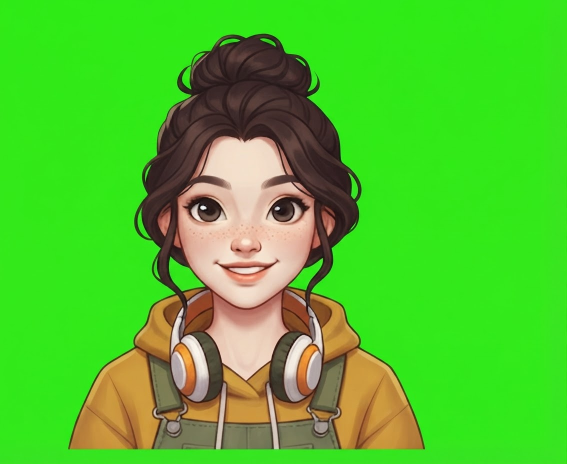
#> input picture tools/sofia_reference.png, 1133 x 928 px (shown at 1/2 size)
$ python -i generate_sprites_gemini.py   (imports and definitions only)
#> lines starting #> are read from the running program, lines starting #| are printed output that depends on the picture; after the words box and inside, x2 and y2 are one past the last pixel; in counts of white or black regions, pixels touching at a corner belong together
#> further down, picture is the input picture: PIL image 1133x928 RGB; mean R, G, B 80.4, 194.4, 44.2
#!/usr/bin/env python3
"""Genera los sprites del juego llamando directo a la API de Gemini
(Google AI, https://ai.google.dev) en vez de pasar por OpenRouter —
para cuando ya tenés una cuenta de Google AI paga y no querés pagar el
margen de un intermediario.

Requiere la variable de entorno GEMINI_API_KEY (https://aistudio.google.com/apikey)
y las librerías Pillow + numpy:

    pip install pillow numpy
    export GEMINI_API_KEY="tu_clave"

Uso: igual que generate_sprites_openrouter.py
    python3 tools/generate_sprites_gemini.py --list
    python3 tools/generate_sprites_gemini.py --asset hormiga_obrera
    python3 tools/generate_sprites_gemini.py --category insect
    python3 tools/generate_sprites_gemini.py --all --skip-existing

CONFIRMADO contra una llamada real (13/8/2026): el endpoint
`/v1beta/interactions` SÍ existe y funciona, pero solo acepta
`response_format.mime_type: "image/jpeg"` — "image/png" da HTTP 400. No
es problema: igual se hace chroma-key/resize local después, así que da
lo mismo qué formato devuelva la API.

Si en tu cuenta te da 429 con un mensaje tipo "free_tier_requests,
limit: 0" para el modelo, NO es por exceso de pedidos (fijate que el
límite es 0, no que lo hayas superado) — es que el proyecto de Google
Cloud detrás de tu API key no tiene facturación habilitada todavía.
Activala en https://console.cloud.google.com/billing (es un paso
aparte de pagar Gemini/Google One como app) y reintentá.

Si el endpoint /interactions llegara a devolver 404 en tu región, el
script cae automáticamente al `generateContent` clásico con
`responseModalities: ["IMAGE"]`.

Corré primero con --asset para UN solo sprite y revisá que el .png haya
salido bien antes de tirar --all (que gasta créditos en las 33).
"""
from __future__ import annotations

import argparse
import base64
import io
import json
import os
import sys
import urllib.error
import urllib.request

try:
    import numpy as np
    from PIL import Image
    from scipy import ndimage
except ImportError:
    sys.exit("Faltan dependencias: pip install pillow numpy scipy")

API_BASE = "https://generativelanguage.googleapis.com/v1beta"
INTERACTIONS_ENDPOINT = f"{API_BASE}/interactions"

REPO_ROOT = os.path.dirname(os.path.dirname(os.path.abspath(__file__)))
SPRITES_DIR = os.path.join(REPO_ROOT, "assets", "sprites")

DEFAULT_MODEL = "gemini-3.1-flash-lite-image"

BG_COLOR_TOLERANCE = 65.0  # distancia RGB al color de fondo sampleado del borde
BG_FEATHER_SIGMA = 2.0  # blur (px) del borde de la máscara, evita contorno duro

STYLE_SUFFIX = (
    ", flat cartoon vector game-icon art style, bold clean black outline, "
    "simple cel shading, vibrant saturated colors, centered single subject, "
    "no text, no watermark, no signature, high detail"
)
TRANSPARENT_BG_INSTRUCTION = (
    ", isolated on a solid flat magenta background (#FF00FF), no shadow, "
    "no gradient, no other objects, no floor"
)

CATEGORY_DEFAULTS = {
    "insect": {"dir": "insects", "size": (128, 128), "transparent": True, "aspect_ratio": "1:1"},
    "weapon": {"dir": "weapons", "size": (128, 128), "transparent": True, "aspect_ratio": "1:1"},
    "character": {"dir": "character", "size": (200, 320), "transparent": True, "aspect_ratio": "9:16"},
    "background": {"dir": "backgrounds", "size": (540, 960), "transparent": False, "aspect_ratio": "9:16"},
    "icon": {"dir": "", "size": (256, 256), "transparent": False, "aspect_ratio": "1:1"},
}

# Mismo diccionario que generate_sprites_openrouter.py (a propósito
# duplicado: son scripts standalone independientes, no una librería
# compartida). Si cambiás un prompt, replicalo en el otro si usás ambos.
ASSETS: dict[str, tuple[str, str]] = {
    "hormiga_obrera": ("insect", "a cute cartoon worker ant character for a garden-defense video game, brown color, big round eyes, three-quarter view"),
    "cucaracha_electrica": ("insect", "a cute cartoon cockroach crackling with yellow electric energy, comic video game enemy"),
    "escarabajo_blindado": ("insect", "a cute cartoon armored beetle with a thick metallic blue-gray shell, tank-like, video game enemy"),
    "mosca_pesada": ("insect", "a cute cartoon heavy chubby fly, dark gray, round body, video game enemy"),
    "grillo_saltarin": ("insect", "a cute cartoon jumping cricket, green, mid-leap pose, video game enemy"),
    "mystery_bug_silueta": ("insect", "a mysterious dark purple insect silhouette shape with a glowing white question mark on it, spooky but cute, video game enemy"),
    "hormiga_ladrona": ("insect", "a cute cartoon ant wearing a bandit mask, holding a tiny sparkling diamond, golden color, video game enemy"),
    "abejorro_pinata": ("insect", "a cute cartoon bumblebee shaped like a colorful paper pinata, orange and black stripes with paper fringe, video game enemy"),
    "mantis_cronometro": ("insect", "a cute cartoon praying mantis with a stopwatch clock embedded in its chest, teal color, video game enemy"),
    "escarabajo_radiactivo": ("insect", "a cute cartoon beetle glowing toxic green with radioactive symbol markings, video game enemy"),
    "lombriz_gigante": ("insect", "a cute cartoon giant earthworm, pink, segmented body, video game enemy"),
    "mutante_volador": ("insect", "a cute cartoon mutant flying insect with purple wings and extra eyes, video game enemy"),
    "centella_blindada": ("insect", "a cute cartoon insect wrapped in blue electric armor plating, sparking with energy, video game enemy"),
    "rayo_insecto": ("insect", "a cute cartoon insect made of bright yellow lightning bolts, glowing, video game enemy"),
    "coraza_antigua": ("insect", "a cute cartoon insect wearing a weathered ancient bronze beetle-shell armor, video game enemy"),
    "reina_primordial": ("insect", "a majestic cute cartoon insect queen, large, purple and gold royal colors, crown-like antennae, video game boss enemy"),
    "zapato_viejo": ("weapon", "an old worn brown leather shoe, comic video game weapon icon, three-quarter view"),
    "chancla_goma": ("weapon", "a blue rubber flip-flop sandal, comic video game weapon icon, top view"),
    "matamoscas_metalico": ("weapon", "a metallic fly swatter with a wire mesh head, comic video game weapon icon"),
    "sarten_hierro": ("weapon", "a black cast iron frying pan, comic video game weapon icon, top view"),
    "pala_electrificada": ("weapon", "a metal garden shovel crackling with yellow electricity, comic video game weapon icon"),
    "don_beto": ("character", "a cheerful cartoon farmer character named Don Beto, older man with a mustache, straw hat, green overalls, holding a shoe raised up, full body, front view, video game character"),
    "chapter_1_huerto": ("background", "a sunny cheerful vegetable garden with tomato plants, wooden fences and blue sky, mobile game background, portrait orientation, no characters"),
    "chapter_2_invernadero": ("background", "the warm humid interior of a glass greenhouse full of tropical plants, soft light rays, mobile game background, portrait orientation, no characters"),
    "chapter_3_cueva": ("background", "a mysterious dark underground cave with glowing crystals and stalactites, mobile game background, portrait orientation, no characters"),
    "chapter_4_radiactivo": ("background", "a glowing toxic radioactive crop field with green mutated plants and warning signs, mobile game background, portrait orientation, no characters"),
    "chapter_5_pantano": ("background", "a misty swamp with murky water, twisted trees and lily pads, mobile game background, portrait orientation, no characters"),
    "chapter_6_lab": ("background", "a sci-fi secret laboratory with glowing tubes, computer screens and metal tables, mobile game background, portrait orientation, no characters"),
    "chapter_7_fabrica": ("background", "an industrial factory interior with conveyor belts, pipes and metal gears, mobile game background, portrait orientation, no characters"),
    "chapter_8_tuneles": ("background", "a fast underground tunnel network with speed motion lines and warning stripes, mobile game background, portrait orientation, no characters"),
    "chapter_9_bunker": ("background", "a tense military bunker interior with metal walls, red alert lights and crates, mobile game background, portrait orientation, no characters"),
    "chapter_10_nucleo": ("background", "an epic glowing alien queen's core chamber, purple and gold energy, dramatic final-boss atmosphere, mobile game background, portrait orientation, no characters"),
}

ICON_ASSET = ("icon", "a bold cute app icon: a cartoon shoe squashing an angry cartoon ant, garden background, square composition, readable at small size")

_printed_debug_shape = False


# [107 lines left out: functions _api_key, _dest_path, _build_prompt, _post, _extract_image_b64_interactions, _extract_image_b64_generate_content and 2 more, not called in this run]


class _EndpointNotFound(Exception):
    pass


# [8 lines left out: function fetch_image_b64, not called in this run]


def remove_chroma_key(img: "Image.Image") -> "Image.Image":
    """Samplea el color real del borde (el modelo no siempre respeta el
    magenta pedido) y hace flood-fill desde ahí, así solo se borra el
    fondo *conectado al borde* sin agujerear el sujeto."""
    img = img.convert("RGBA")
    arr = np.array(img).astype(np.float32)
    rgb = arr[..., :3]
    h, w = rgb.shape[:2]
#> h = 928; w = 1133

    border_mask = np.zeros((h, w), dtype=bool)
    border_mask[0, :] = border_mask[-1, :] = True
    border_mask[:, 0] = border_mask[:, -1] = True
    key_color = rgb[border_mask].mean(axis=0)
#> key_color = [52.1, 231.1, 27.09]

    dist = np.sqrt(((rgb - key_color) ** 2).sum(axis=-1))
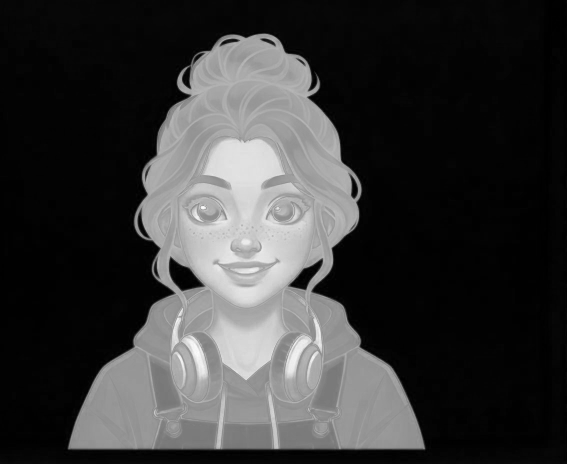
#> dist: shape (928, 1133) float32 (shown at 1/2 size); min 0.927, max 294.6, mean 65.9; drawn with min black and max white
    bg_candidate = dist < BG_COLOR_TOLERANCE
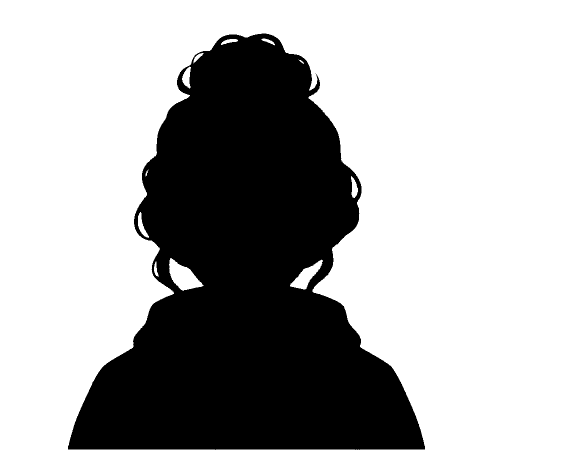
#> bg_candidate: shape (928, 1133) bool (shown at 1/2 size); 67.6% white; 1 black region, box (x1, y1, x2, y2) and area: (136, 67, 850, 900) 341079

    labeled, _ = ndimage.label(bg_candidate)
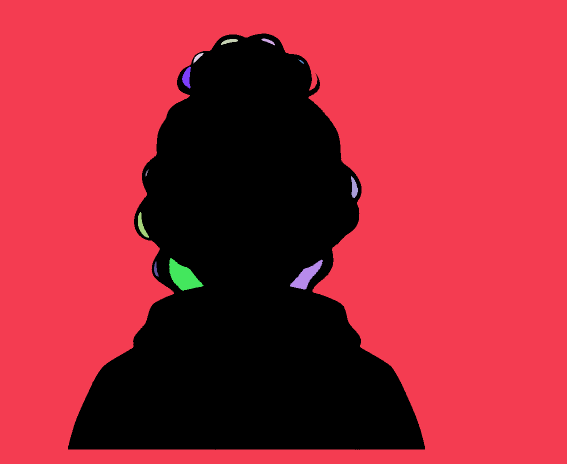
#> labeled: shape (928, 1133) int32 (shown at 1/2 size); 15 distinct labels, from 0 to 14; one colour per label, 0 black
    border_labels = set(labeled[border_mask].tolist()) - {0}
#> border_labels = 1 item
    connected_bg = np.isin(labeled, list(border_labels)) if border_labels else np.zeros((h, w), dtype=bool)
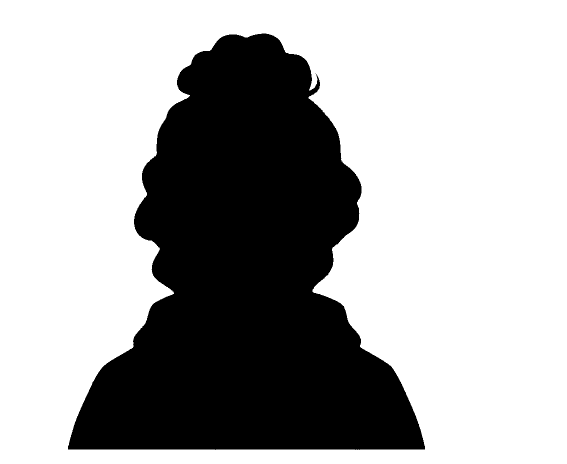
#> connected_bg: shape (928, 1133) bool (shown at 1/2 size); 67% white; 1 black region, box (x1, y1, x2, y2) and area: (136, 67, 850, 900) 346947

    alpha = np.where(connected_bg, 0.0, 255.0)
    alpha = ndimage.gaussian_filter(alpha, sigma=BG_FEATHER_SIGMA)
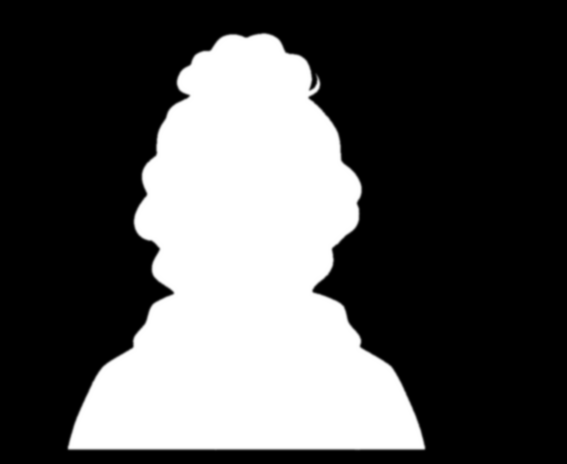
#> alpha: shape (928, 1133) float64 (shown at 1/2 size); min 0, max 255, mean 84.1
    arr[..., 3] = np.minimum(arr[..., 3], alpha)
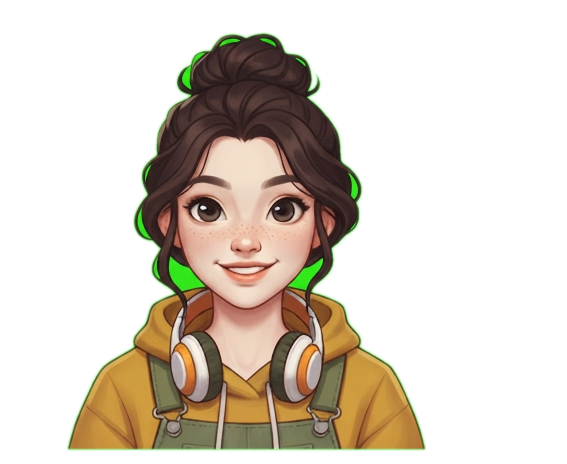
#> arr: shape (928, 1133, 4) float32 (shown at 1/2 size); mean R, G, B, A 80.3, 194.6, 44.1, 84.4; transparent parts drawn white
    return Image.fromarray(arr.astype(np.uint8), mode="RGBA")


# [96 lines left out: functions fit_transparent, cover_opaque, generate_asset, _all_items, main, not called in this run]


# [2 lines not run here, left out]

>>> from PIL import Image
>>> picture = Image.open('sofia_reference.png')
>>> result = remove_chroma_key(picture)
